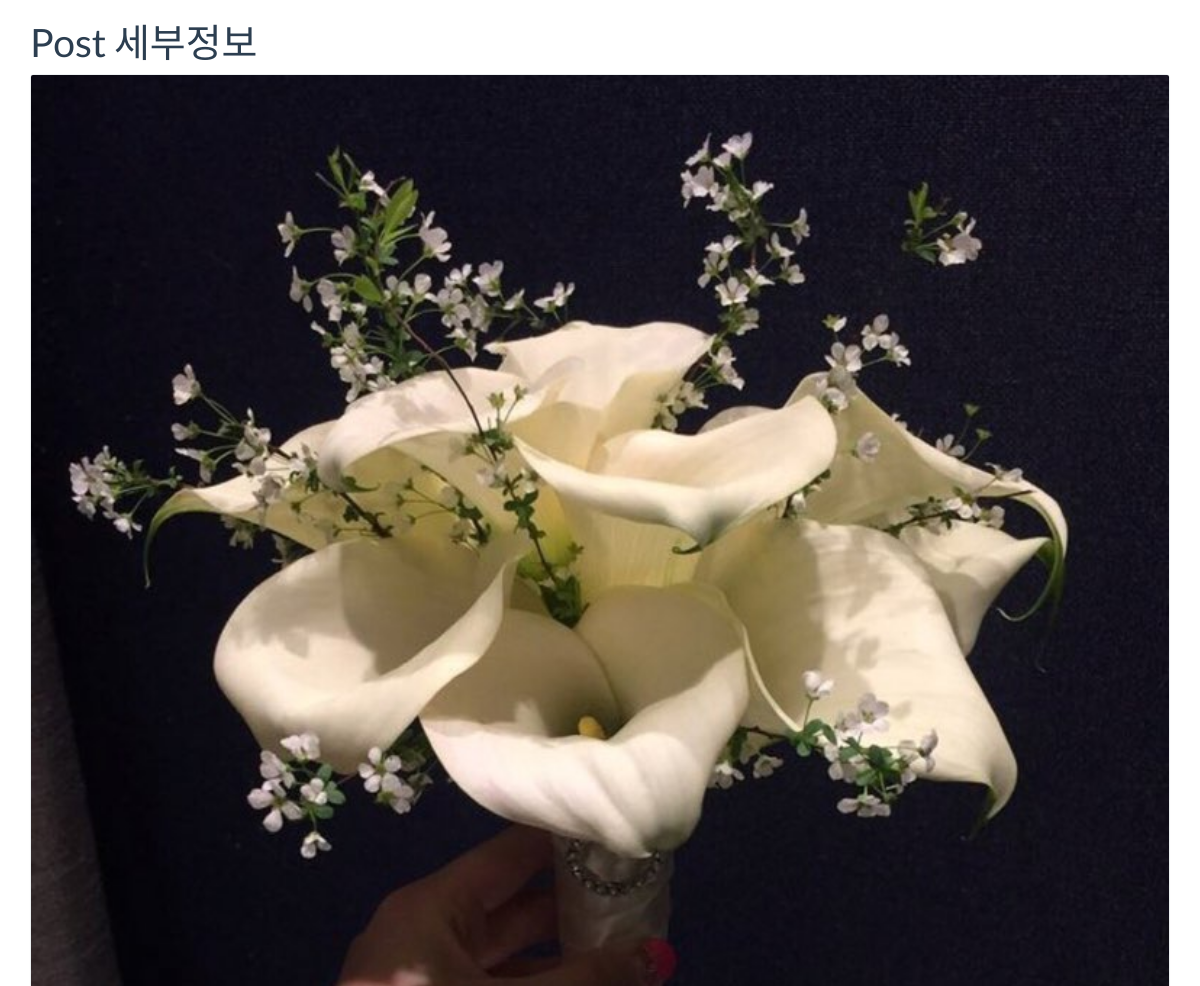
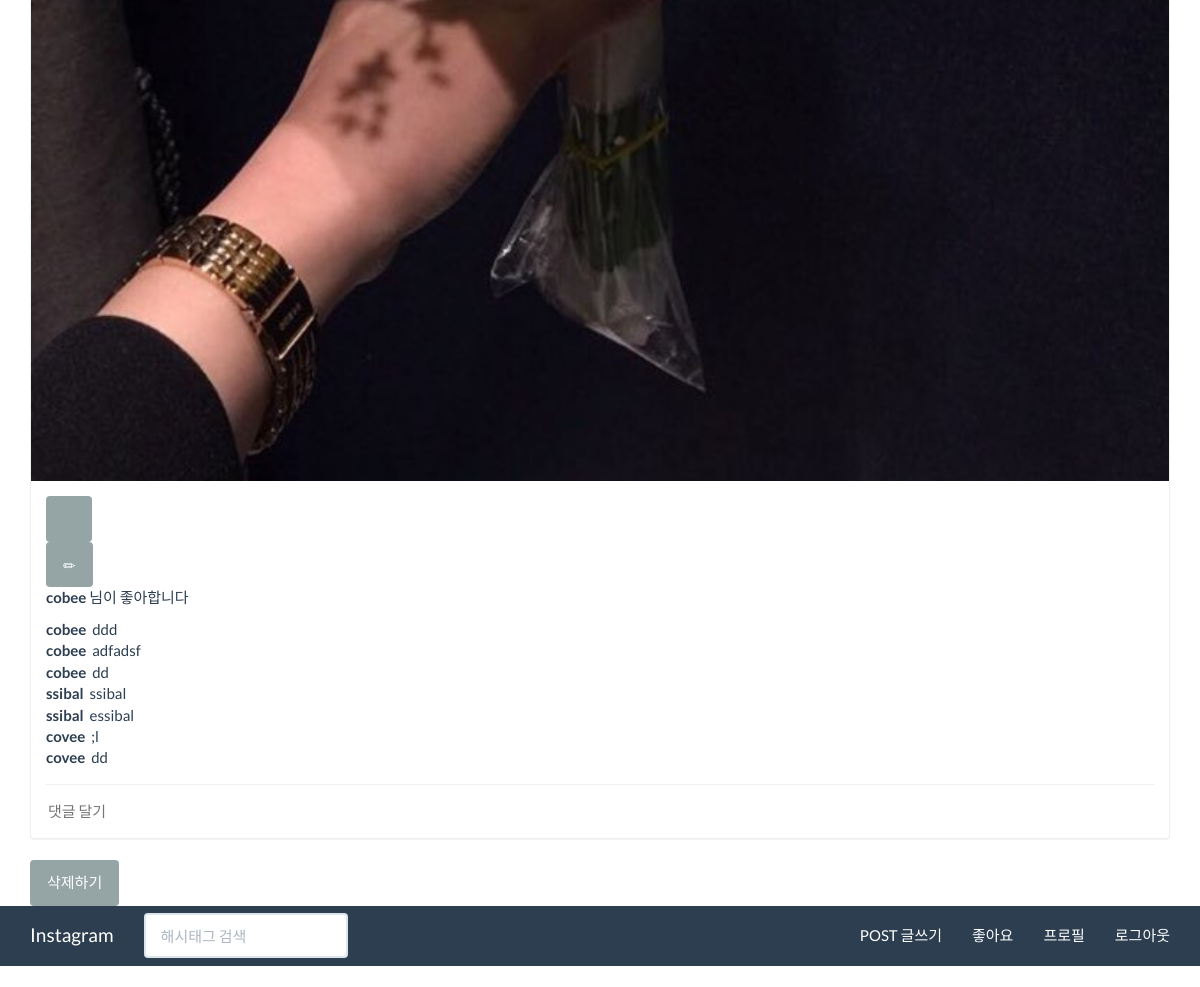
The page /post/1/ (signed in) on the database its author committed (2 pictures, top to bottom).
### post/models.py (models this page shows, shortened)
class Post(models.Model):
	author = models.ForeignKey(settings.AUTH_USER_MODEL)
	photo = models.ImageField(upload_to='post')
	created_at = models.DateTimeField(auto_now=False, auto_now_add=True)
	passed_time = models.TimeField(auto_now=False, auto_now_add=True)

class Comment(models.Model):
	post = models.ForeignKey(Post)
	author = models.ForeignKey(settings.AUTH_USER_MODEL)
	content = models.TextField(max_length=1000)

### member/models.py (models this page shows)
class User(AbstractUser):
	GENDER_MALE = 'm'
	GENDER_FEMALE = 'f'
	GENDER_OTHER = 'o'
	CHOICES_GENDER = (
		(GENDER_MALE, '남성'),
		(GENDER_FEMALE, '여성'),
		(GENDER_OTHER, '기타'),
	)
	img_profile = models.ImageField(upload_to='user', blank=True)
	gender = models.CharField(max_length=1, choices=CHOICES_GENDER)
	objects = UserManager()
	like_posts = models.ManyToManyField('post.Post', blank=True, related_name='like_users')
	def __str__(self):
		return self.username

### post/views.py (the view)
# urls.py: url(r'^(?P<post_pk>\d+)/$', views.post_detail, name='post_detail'),
def post_detail(request, post_pk):
	post = get_object_or_404(Post, pk=post_pk)
	comment_form = CommentForm()
	context = {
		'post': post,
		'comment_form': comment_form,
	}
	return render(request, 'post/post_detail.html', context)

### post/forms.py (shortened to what this page needs)
class CommentForm(forms.ModelForm):
	class Meta:
		model = Comment
		fields = (
			'content',
		)
		widgets = {
			'content': forms.TextInput(
				attrs = {
					'class': 'content',
					'placeholder': '댓글 달기',
				}
			)
		}

### post/templates/post/post_detail.html
{% extends 'base.html' %}
{% block title %}Post 세부정보{% endblock %}
{% block content %}
<div>
	{% include 'include/post.html' with post_type='detail' %}
	<a href="{% url 'post:post_delete' pk=post_pk %}">
	<button class="btn btn-default btn-post-toggle">
		삭제하기
	</button></a>
</div>
{% endblock %}

### templates/include/post.html (shortened to what this page needs)
<div class="panel panel-default post-item">
	{% if post_type == 'list' %}
	<a href="{% url 'post:post_detail' post_pk=post.pk %}">
		<img src="{{ post.photo.url }}" alt="" class="post-image">
	</a>
	{% else %}
		<img src="{{ post.photo.url }}" alt="" class="post-image">
	{% endif %}
	<div class="panel-body">
		<div class="btn-container">
			<form
				action="{% url 'post:post_like_toggle' post_pk=post.pk %}?next=
					{% if post_type == 'list' %}
						{% url 'post:post_list' %}#post-{{ post.pk }}
					{% elif post_type == 'detail' %}
						{% url 'post:post_detail' post_pk=post.pk %}
					{% endif %}"
				method="POST"
				class="form-inline">
				<button class="btn btn-default btn-post-toggle" aria-label="Like button">
					<span
					  class="glyphicon
					    {% if post in user.like_posts.all %}
					      	glyphicon-heart
						{% else %}
							glyphicon-heart-empty
						{% endif %}"
					  aria-hidden="true"></span>
				</button>
			</form>
			<a class="btn btn-default btn-post-toggle"
			   onclick="document.getElementById('{{ comment_form.content.id_for_label }}').focus()">
				<span class="glyphicon glyphicon-pencil"></span>
			</a>
		</div>
		{% with like_count=post.like_users.count %}
			{% if like_count %}
			<p class="like-count">
				{% if like_count < 10 %}
					<b>
					{% for user in post.like_users.all %}
						{{ user.username }}{% if not forloop.last %}, {% endif %}
					{% endfor %}
					</b>
					님이 좋아합니다
				{% else %}
					<b>좋아요 {{ user.like_posts.count }}개</b>
				{% endif %}
			</p>
			{% endif %}
		{% endwith %}
		{% if post.comment_set.exists %}
		<ul class="comment-list">
			{% for comment in post.comment_set.all %}
			<li class="comment">
				<span class="comment-author">{{ comment.author }}</span>
				<span class="comment-content">{{ comment.content }}</span>
			</li>
			{% endfor %}
		</ul>
		<hr>
		{% endif %}
		<form
		action="{% url 'post:comment_create' post_pk=post.pk %}?next=
		{% if post_type == 'list' %}
			{% url 'post:post_list' %}#post-{{ post.pk }}
		{% elif post_type == 'detail' %}
			{% url 'post:post_detail' post_pk=post.pk %}
		{% endif %}"
		method="POST"
		class="comment-form">
			{{ comment_form.content }}
		</form>
	</div>
</div>

### post/static/css/style.css (style rules this page uses)
ul, ol { padding: 0; margin: 0; list-style-type: none; }
.post-item .post-image { width: 100%; border-top-left-radius: 2px; border-top-right-radius: 2px; }
.post-item hr { margin-top: 15px; margin-bottom: 15px; }
.post-item .comment-form input.content { border: 0; width: 100%; outline: none; }
.post-item .comment-list { vertical-align: middle; }
.post-item .comment-list .comment .comment-author { font-weight: bold; margin-right: 3px; }

### rows shown on the page
Post: photo (picture)
User: username "cobee"
Comment: author "cobee", content "ddd"
Comment: author "cobee", content "adfadsf"
Comment: author "cobee", content "dd"
Comment: author "ssibal", content "ssibal"
Comment: author "ssibal", content "essibal"
Comment: author "covee", content ";l"
Comment: author "covee", content "dd"
